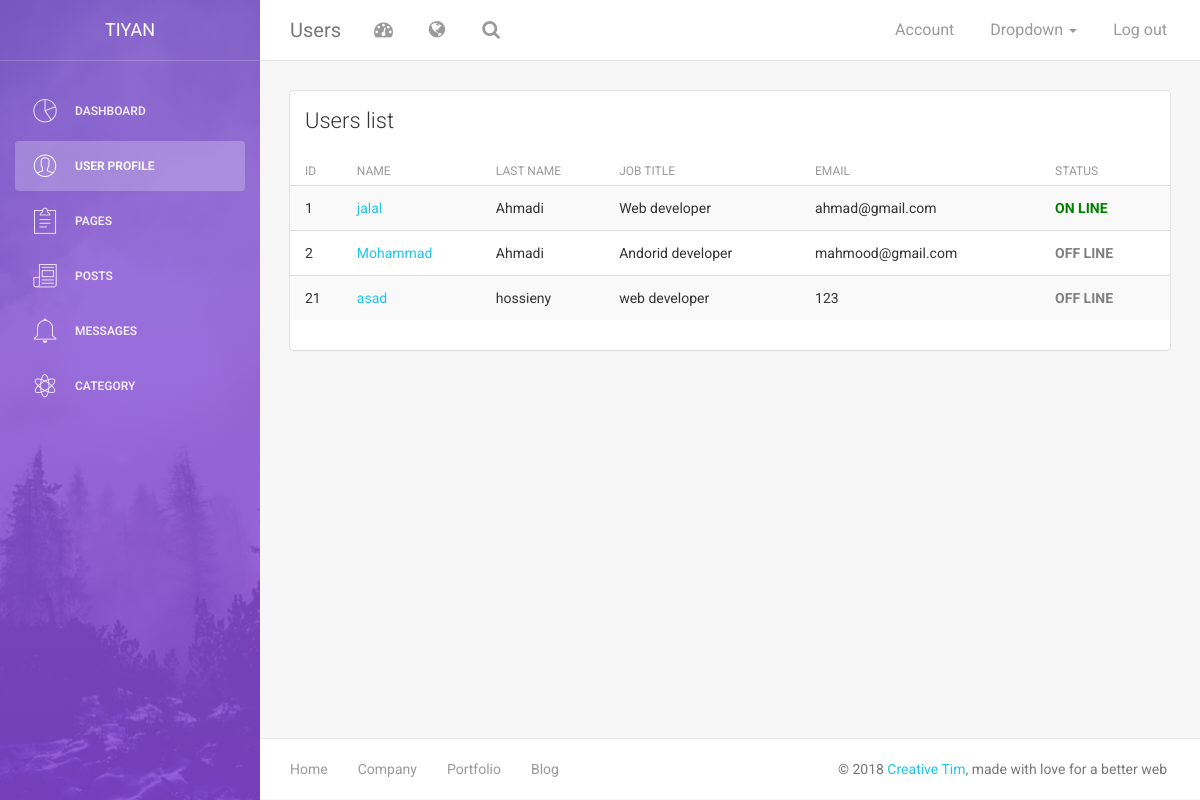
Screenshot of /userview.php with the database file from the repository.
### tables this page shows
CREATE TABLE IF NOT EXISTS `usertable` (
  `user_id` int(11) NOT NULL AUTO_INCREMENT,
  `name` varchar(32) DEFAULT NULL,
  `last_name` varchar(32) DEFAULT NULL,
  `job_title` varchar(32) DEFAULT NULL,
  `username` varchar(40) DEFAULT NULL,
  `password` varchar(32) DEFAULT NULL,
  `re_pass` varchar(120) NOT NULL,
  `email` varchar(32) DEFAULT NULL,
  `profile_pic` varchar(40) DEFAULT NULL,
  `status` tinyint(1) DEFAULT NULL,
  `login_type` tinyint(1) DEFAULT NULL,
  PRIMARY KEY (`user_id`)
);

### userview.php (the view, shortened to what this page needs)
<?php
$con = include("phpAssets/connect.php");
$query = "SELECT * FROM usertable";
$res = mysqli_query($connect,$query);
$fetch = mysqli_fetch_assoc($res);
?>
<!doctype html>
<html lang="en">
<head>
    <link href="assets/css/bootstrap.min.css" rel="stylesheet" />
    <link href="assets/css/animate.min.css" rel="stylesheet"/>
    <link href="assets/css/light-bootstrap-dashboard.css?v=1.4.0" rel="stylesheet"/>
    <link href="assets/css/demo.css" rel="stylesheet" />
    <link href="http://maxcdn.bootstrapcdn.com/font-awesome/4.2.0/css/font-awesome.min.css" rel="stylesheet">
    <link href="assets/css/pe-icon-7-stroke.css" rel="stylesheet" />
</head>
<body>
<div class="wrapper">
	<?php $active= basename($_SERVER['PHP_SELF'],".php"); include('phpAssets/sidebar.php');?>
    <div class="main-panel">
		<?php $head ='Users'; include('phpAssets/header.php');?>
        <div class="content">
            <div class="container-fluid">
                <div class="row">
                    <div class="col-md-12">
                        <div class="card">
                            <div class="header">
                                <h4 class="title">Users list</h4>
                            </div>
                            <div class="content table-responsive table-full-width">
                                <table class="table table-hover table-striped">
                                    <thead>
                                        <th>ID</th>
                                    	<th>Name</th>
                                    	<th>Last name</th>
                                    	<th>Job title</th>
                                    	<th>email</th>
										<th>Status</th>
                                    </thead>
                                    <tbody>
										<?php
											do{
												$id = $fetch['user_id'];
												$name = $fetch['name'];
												$lastname=$fetch['last_name'];
												$job = $fetch['job_title'];
												$email = $fetch['email'];
												$status =$fetch['status'];
											echo "<tr>
													<td>$id</td>
													<td><a href='user.php?user=$id'>$name</a></td>
													<td>$lastname</td>
													<td>$job</td>
													<td>$email</td>
													<td>";
													if($status==1){echo "<span style='font-weight:bold;color:green'>ON LINE</span>";}else{echo "<span style='font-weight:bold;color:gray'>OFF LINE</span>";}
											echo "</td>".
												"</tr>";
											}while($fetch = mysqli_fetch_assoc($res));
										?>
                                    </tbody>
                                </table>
                            </div>
                        </div>
                    </div>
                </div>
            </div>
        </div>
			<?php include('phpAssets/footer.php');?>
    </div>
</div>
</body>
</html>

### rows the page displays
usertable: user_id "1", name "jalal", last_name "Ahmadi", job_title "Web developer", email "ahmad@gmail.com", status "ON LINE"
usertable: user_id "2", name "Mohammad", last_name "Ahmadi", job_title "Andorid developer", email "mahmood@gmail.com", status "OFF LINE"
usertable: user_id "21", name "asad", last_name "hossieny", job_title "web developer", email "123", status "OFF LINE"

### other values shown
$head "Users"
